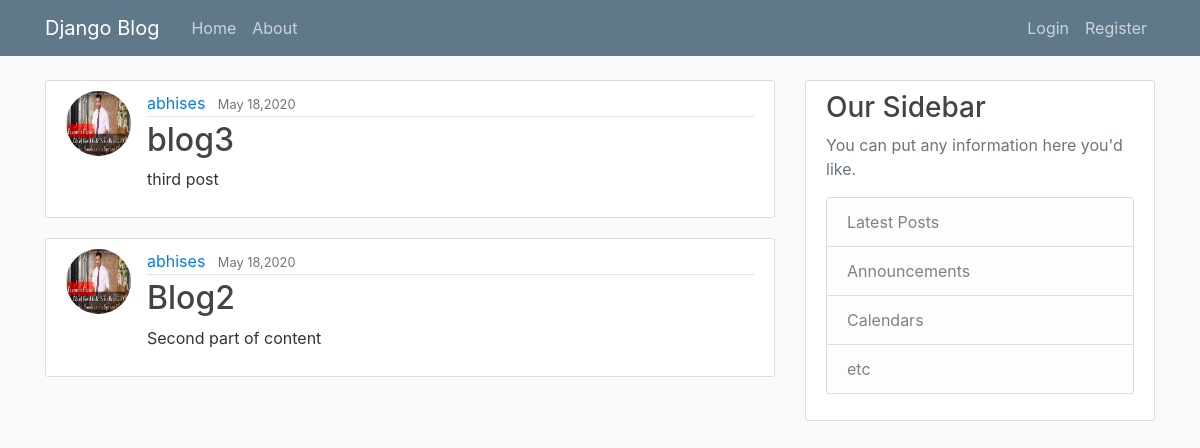
The app's page /, older data.
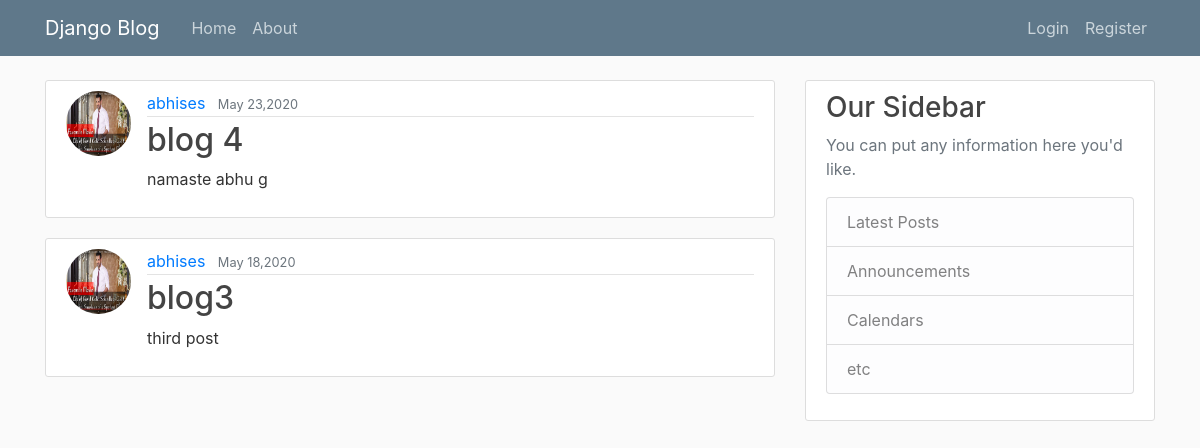
The same page, newer data.
### blog/models.py (models this page shows, shortened)
class Post(models.Model):
    title=models.CharField(max_length=200)
    content=models.TextField()
    date_posted= models.DateTimeField(default=timezone.now)
    author=models.ForeignKey(User,on_delete=models.CASCADE)

### users/models.py (models this page shows, shortened)
class profile(models.Model):
    user=models.OneToOneField(User,on_delete=models.CASCADE)
    image=models.ImageField(default='default.jpg',upload_to='profile_pics')

### blog/views.py (the view)
# urls.py: path('',PostListView.as_view(),name='blog-home'),
class PostListView(ListView):
    model=Post
    template_name='blog/home.html'
    context_object_name='posts'
    ordering=['-date_posted']
    paginate_by = 2

### blog/templates/blog/home.html
{% extends "blog/base.html" %}
{% block content %}
    {% for post in posts %}
        <article class="media content-section">
          <img class="rounded-circle article-img" src="{{post.author.profile.image.url}}" >
          <div class="media-body">
            <div class="article-metadata">
              <a class="mr-2" href="{% url 'profile'%}">{{ post.author }}</a>
              <small class="text-muted">{{ post.date_posted|date:"F d,Y " }}</small>
            </div>
            <h2><a class="article-title" href="{% url 'post-detail' post.id %}">{{ post.title }}</a></h2>
            <p class="article-content">{{ post.content }}</p>
          </div>
        </article>
    {% endfor %}
{% endblock content %}

### blog/templates/blog/base.html (shortened to what this page needs)
{% load static %}
<!DOCTYPE html>
<html>
<head>
    <link rel="stylesheet" href="https://maxcdn.bootstrapcdn.com/bootstrap/4.0.0/css/bootstrap.min.css">
    <link rel="stylesheet" type="text/css" href="{% static 'blog/main.css' %}">
</head>
<body>
    <header class="site-header">
      <nav class="navbar navbar-expand-md navbar-dark bg-steel fixed-top">
        <div class="container">
          <a class="navbar-brand mr-4" href="{% url 'blog-home' %}">Django Blog</a>
          <div class="collapse navbar-collapse" id="navbarToggle">
            <div class="navbar-nav mr-auto">
              <a class="nav-item nav-link" href="{% url 'blog-home' %}">Home</a>
              <a class="nav-item nav-link" href="{% url 'blog-about' %}">About</a>
            </div>
            <div class="navbar-nav">
              {% if user.is_authenticated %}
              <a class="nav-item nav-link" href="{% url 'post-create'%}">Create Post</a>
              <a class="nav-item nav-link" href="{% url 'profile'%}">Profile</a>
              <a class="nav-item nav-link" href="{% url 'logout'%}">Logout</a>
              {% else %}
              <a class="nav-item nav-link" href="{% url 'login'%}">Login</a>
              <a class="nav-item nav-link" href="{% url 'register'%}">Register</a>
              {% endif%}
            </div>
          </div>
        </div>
      </nav>
    </header>
    <main role="main" class="container">
      <div class="row">
        <div class="col-md-8">
          {% block content %}{% endblock %}
        </div>
        <div class="col-md-4">
          <div class="content-section">
            <h3>Our Sidebar</h3>
            <p class='text-muted'>You can put any information here you'd like.
              <ul class="list-group">
                <li class="list-group-item list-group-item-light">Latest Posts</li>
                <li class="list-group-item list-group-item-light">Announcements</li>
                <li class="list-group-item list-group-item-light">Calendars</li>
                <li class="list-group-item list-group-item-light">etc</li>
              </ul>
            </p>
          </div>
        </div>
      </div>
    </main>
</body>
</html>

### blog/static/blog/main.css (style rules this page uses)
body { background: #fafafa; color: #333333; margin-top: 5rem; }
h1, h2, h3, h4, h5, h6 { color: #444444; }
ul { margin: 0; }
.bg-steel { background-color: #5f788a; }
.site-header .navbar-nav .nav-link { color: #cbd5db; }
.content-section { background: #ffffff; padding: 10px 20px; border: 1px solid #dddddd; border-radius: 3px; margin-bottom: 20px; }
.article-title { color: #444444; }
.article-content { white-space: pre-line; }
.article-img { height: 65px; width: 65px; margin-right: 16px; }
.article-metadata { padding-bottom: 1px; margin-bottom: 4px; border-bottom: 1px solid #e3e3e3 }

Row changes from the older to the newer data that the page shows:
removed Post: author.profile.image (picture), author "abhises", date_posted "May 18,2020", title "Blog2", content "Second part of content"
added Post: author.profile.image (picture), author "abhises", date_posted "May 23,2020", title "blog 4", content "namaste abhu g"
